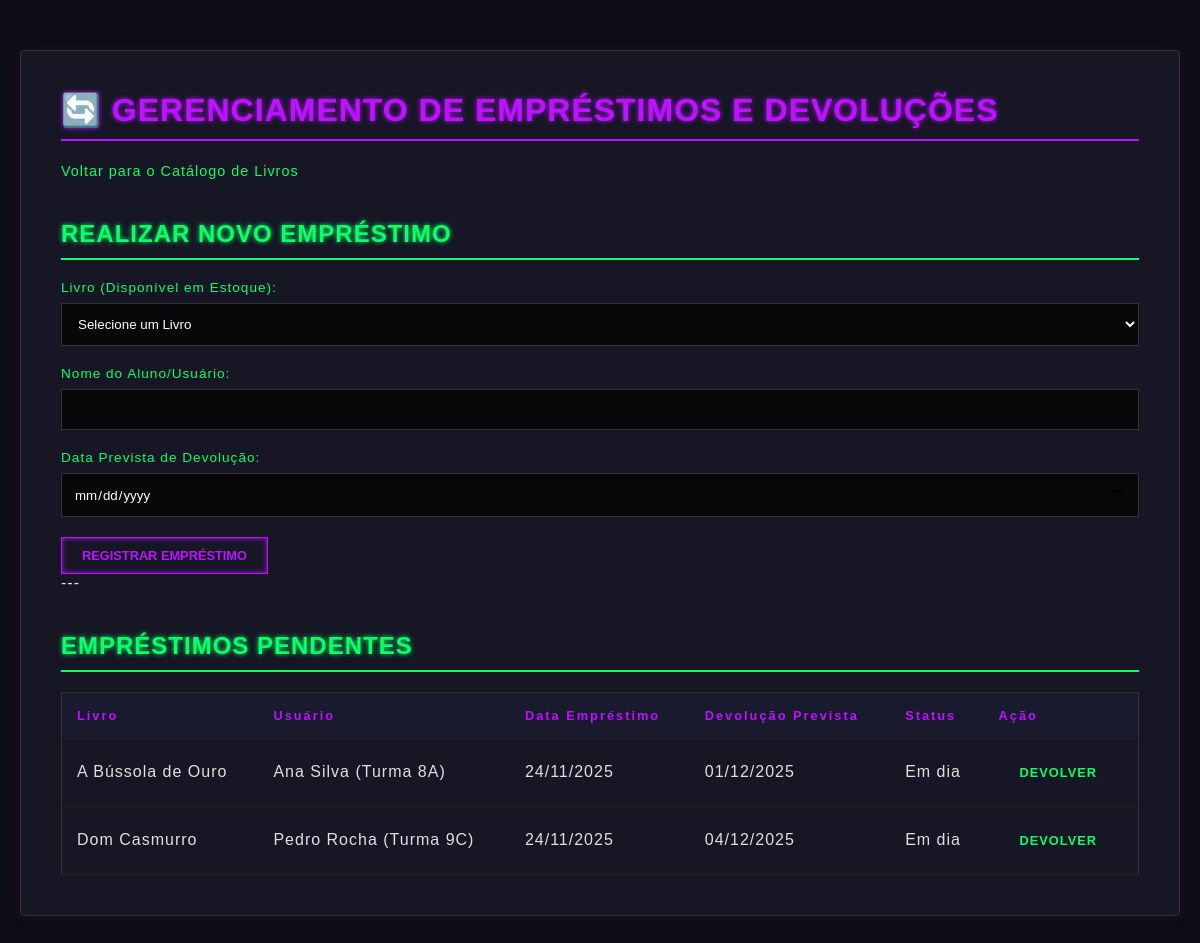
The page /index.php?controller=emprestimo on the database its author committed.
### tables this page shows
CREATE TABLE IF NOT EXISTS emprestimos (
    id INT AUTO_INCREMENT PRIMARY KEY,
    livro_id INT NOT NULL, 
    usuario_nome VARCHAR(200) NOT NULL,
    data_emprestimo DATE NOT NULL,
    data_prevista_devolucao DATE NOT NULL,
    data_devolucao DATE NULL, 
    
     
    CONSTRAINT fk_livro_emprestimo 
        FOREIGN KEY (livro_id) 
        REFERENCES livros(id) 
        ON DELETE RESTRICT  
);

CREATE TABLE IF NOT EXISTS livros (
    id INT AUTO_INCREMENT PRIMARY KEY,
    titulo VARCHAR(200) NOT NULL,
    autor VARCHAR(150) NOT NULL,
    ano INT NOT NULL,
    genero VARCHAR(100) NOT NULL,
    quantidade INT NOT NULL
);

### controller/EmprestimoController.php (called while the page is built, shortened)
<?php
require_once __DIR__ . '/../Model/EmprestimoDAO.php';
class EmprestimoController {
    private $emprestimoDAO;
    public function __construct() {
        $this->emprestimoDAO = new EmprestimoDAO();
    }
    public function index() {
        $emprestimosPendentes = $this->emprestimoDAO->listarEmprestimosPendentes();
        require_once __DIR__ . '/../View/emprestimos.php';
    }
}

### config/conexao.php (called while the page is built, shortened)
<?php
class Conexao {
    private static $instance;
    public static function getConexao() {
        if (!isset(self::$instance)) {
            try {
                $dsn = 'mysql:host=' . self::HOST . ';dbname=' . self::DB_NAME . ';charset=utf8';
                self::$instance = new PDO($dsn, self::USER, self::PASS, [
                    PDO::ATTR_ERRMODE => PDO::ERRMODE_EXCEPTION,
                    PDO::ATTR_DEFAULT_FETCH_MODE => PDO::FETCH_ASSOC
                ]);
            } catch (PDOException $e) {
                die("Erro de Conexão: " . $e->getMessage());
            }
        }
        return self::$instance;
    }
}

### model/EmprestimoDAO.php (called while the page is built, shortened)
<?php
require_once __DIR__ . '/../config/Conexao.php';
class EmprestimoDAO {
    private $conexao;
    public function __construct() {
        $this->conexao = Conexao::getConexao();
    }
    public function listarEmprestimosPendentes() {
        $sql = "SELECT e.*, l.titulo FROM emprestimos e
                         JOIN livros l ON e.livro_id = l.id
                         WHERE e.data_devolucao IS NULL ORDER BY e.data_prevista_devolucao ASC";
        $stmt = $this->conexao->query($sql);
        return $stmt->fetchAll(PDO::FETCH_ASSOC);
    }
}

### view/emprestimos.php (the view, shortened to what this page needs)
<!DOCTYPE html>
<html lang="pt-BR">
<head>
    <link rel="stylesheet" href="assets/styleB.css">
</head>
<body>
    <div class="container">
        <h1>🔄 Gerenciamento de Empréstimos e Devoluções</h1>
        <p><a href="index.php?controller=livro">Voltar para o Catálogo de Livros</a></p>
        <h2>Realizar Novo Empréstimo</h2>
        <form method="POST" action="index.php?controller=emprestimo&action=emprestar">
            <div class="form-group">
                <label for="livro_id">Livro (Disponível em Estoque):</label>
                <select name="livro_id" id="livro_id" required>
                    <option value="">Selecione um Livro</option>
                </select>
            </div>
            <div class="form-group">
                <label for="usuario_nome">Nome do Aluno/Usuário:</label>
                <input type="text" id="usuario_nome" name="usuario_nome" required>
            </div>
            <div class="form-group">
                <label for="data_prevista_devolucao">Data Prevista de Devolução:</label>
                <input type="date" id="data_prevista_devolucao" name="data_prevista_devolucao"
                        min="<?= date('Y-m-d', strtotime('+1 day')) ?>" required> </div>
            <div class="form-actions">
                <button type="submit" class="btn-salvar">Registrar Empréstimo</button>
            </div>
        </form>
        ---
        <h2>Empréstimos Pendentes</h2>
        <table>
            <thead>
                <tr>
                    <th>Livro</th>
                    <th>Usuário</th>
                    <th>Data Empréstimo</th>
                    <th>Devolução Prevista</th>
                    <th>Status</th>
                    <th>Ação</th>
                </tr>
            </thead>
            <tbody>
                <?php
                if (empty($emprestimosPendentes)): ?>
                    <tr>
                        <td colspan="6">Nenhum empréstimo pendente no momento.</td>
                    </tr>
                <?php else: ?>
                    <?php
                    foreach ($emprestimosPendentes as $emprestimo):
                        $dataPrevista = new DateTime($emprestimo['data_prevista_devolucao']);
                        $hoje = new DateTime();
                        $atrasado = $dataPrevista < $hoje;
                    ?>
                        <tr class="<?= $atrasado ? 'vencido' : '' ?>"> <td><?= htmlspecialchars($emprestimo['titulo']) ?></td>
                            <td><?= htmlspecialchars($emprestimo['usuario_nome']) ?></td>
                            <td><?= date('d/m/Y', strtotime($emprestimo['data_emprestimo'])) ?></td>
                            <td><?= date('d/m/Y', $dataPrevista->getTimestamp()) ?></td>
                            <td><?= $atrasado ? '🔴 VENCIDO' : 'Em dia' ?></td>
                            <td>
                                <a href="index.php?controller=emprestimo&action=devolver&id=<?= $emprestimo['id'] ?>&livro_id=<?= $emprestimo['livro_id'] ?>"
                                   class="btn-devolver"
                                   onclick="return confirm('Confirmar devolução do livro: <?= htmlspecialchars($emprestimo['titulo']) ?>?')"> Devolver
                                </a>
                            </td>
                        </tr>
                    <?php endforeach; ?>
                <?php endif; ?>
            </tbody>
        </table>
    </div>
</body>
</html>

### assets/styleB.css (style rules this page uses)
:root { --bg-dark: #0d0d15; --panel-bg: #161625; --neon-purple: #bc13fe; --neon-green: #0aff68; --text-main: #e0e0e0; --text-dim: #a0a0a0; --danger: #ff0055; }
body { background-color: var(--bg-dark); color: var(--text-main); font-family: 'Orbitron', sans-serif; margin: 0; padding: 20px; letter-spacing: 1px; }
a { color: var(--neon-green); text-decoration: none; transition: all 0.3s; font-size: 0.9rem; }
.container { max-width: 1200px; margin: 30px auto; background-color: var(--panel-bg); padding: 40px; border: 1px solid #333; border-radius: 4px; box-shadow: 0 0 15px rgba(188, 19, 254, 0.1); }
h1, h2 { color: var(--neon-purple); text-transform: uppercase; border-bottom: 2px solid var(--neon-purple); padding-bottom: 10px; margin-top: 0; text-shadow: 0 0 5px var(--neon-purple); }
h2 { font-size: 1.5rem; margin-top: 40px; color: var(--neon-green); border-color: var(--neon-green); text-shadow: 0 0 5px var(--neon-green); }
.form-group { margin-bottom: 20px; }
.form-group label { display: block; color: var(--neon-green); margin-bottom: 8px; font-size: 0.85rem; }
input[type="text"], input[type="number"], input[type="date"], select { width: 100%; padding: 12px; background: #08080a; border: 1px solid #333; color: #fff; font-family: 'Orbitron', sans-serif; box-sizing: border-box; }
button, .btn-salvar, .btn-editar, .btn-excluir, .btn-cancelar, .btn-devolver { display: inline-block; padding: 10px 20px; border: 1px solid transparent; cursor: pointer; font-family: 'Orbitron', sans-serif; font-weight: bold; text-transform: uppercase; font-size: 0.8rem; transition: 0.3s; text-align: center; margin-right: 5px; text-decoration: none; }
.btn-salvar { background: transparent; border-color: var(--neon-purple); color: var(--neon-purple); box-shadow: 0 0 5px var(--neon-purple) inset; }
table { width: 100%; border-collapse: collapse; margin-top: 20px; border: 1px solid #333; }
th, td { padding: 15px; text-align: left; border-bottom: 1px solid #222; }
th { background-color: #1a1a2e; color: var(--neon-purple); font-size: 0.8rem; letter-spacing: 2px; }
table td:last-child { white-space: nowrap; width: 1%; }

### rows shown on the page
emprestimos: livro.titulo "A Bússola de Ouro", usuario_nome "Ana Silva (Turma 8A)", data_emprestimo "24/11/2025", data_prevista_devolucao "01/12/2025", shows "Em dia"
emprestimos: livro.titulo "Dom Casmurro", usuario_nome "Pedro Rocha (Turma 9C)", data_emprestimo "24/11/2025", data_prevista_devolucao "04/12/2025", shows "Em dia"
